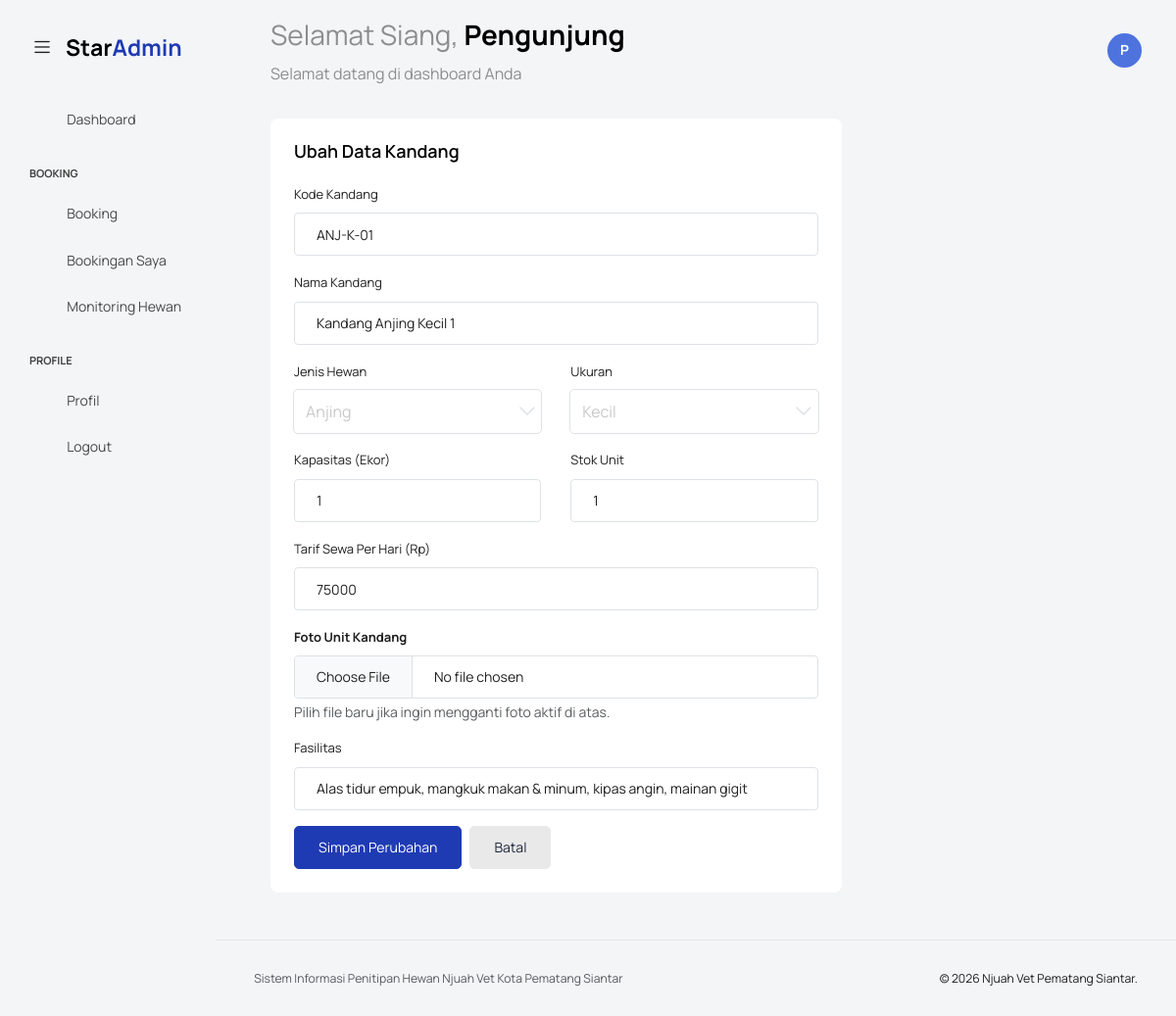
The app's page /kandang/edit.php?id=1 with its own data.
### tables this page shows
CREATE TABLE `kandang` (
  `id_kandang` int(11) NOT NULL,
  `kode_kandang` varchar(20) NOT NULL COMMENT 'Kode unik kandang (contoh: ANJ-S-01)',
  `nama_kandang` varchar(100) NOT NULL COMMENT 'Nama deskriptif kandang',
  `tipe_hewan` enum('Anjing','Kucing') NOT NULL COMMENT 'Peruntukan jenis hewan',
  `ukuran` enum('Kecil','Sedang','Besar') NOT NULL,
  `tarif_per_hari` decimal(10,2) NOT NULL COMMENT 'Harga sewa per hari (Rupiah)',
  `fasilitas` text DEFAULT NULL COMMENT 'Deskripsi fasilitas kandang',
  `kapasitas` tinyint(4) NOT NULL DEFAULT 1 COMMENT 'Jumlah hewan yang bisa ditampung',
  `stok` int(11) NOT NULL DEFAULT 1,
  `is_active` tinyint(1) NOT NULL DEFAULT 1 COMMENT '1 = Aktif/Tersedia, 0 = Dihapus (Soft Delete)',
  `foto_kandang` varchar(255) DEFAULT NULL COMMENT 'Path/URL foto kandang',
  `created_at` datetime NOT NULL DEFAULT current_timestamp(),
  `updated_at` datetime NOT NULL DEFAULT current_timestamp() ON UPDATE current_timestamp()
);

### kandang/edit.php (the view, shortened to what this page needs)
<?php
require '../templates/header.php';
require '../templates/navbar.php';
require '../templates/sidebar.php';
$id_kandang = filter_var($_GET['id'] ?? 0, FILTER_VALIDATE_INT);
$query = "SELECT * FROM kandang WHERE id_kandang = $id_kandang AND is_active = 1";
$res = mysqli_query($koneksi, $query);
$data = mysqli_fetch_assoc($res);
?>
<div class="main-panel">
    <div class="content-wrapper">
        <div class="row">
            <div class="col-md-8 grid-margin stretch-card">
                <div class="card card-rounded">
                    <div class="card-body">
                        <h4 class="card-title">Ubah Data Kandang</h4>
                        <form class="forms-sample" method="POST" action="proses.php" enctype="multipart/form-data" onsubmit="return validasiFormEdit(this)">
                            <div class="form-group mb-3">
                                <label>Kode Kandang</label>
                                <input type="text" name="kode_kandang" class="form-control" value="<?= htmlspecialchars($data['kode_kandang']); ?>" required>
                            </div>
                            <div class="form-group mb-3">
                                <label>Nama Kandang</label>
                                <input type="text" name="nama_kandang" class="form-control" value="<?= htmlspecialchars($data['nama_kandang']); ?>" required>
                            </div>
                            <div class="row">
                                <div class="col-md-6 form-group mb-3">
                                    <label>Jenis Hewan</label>
                                    <select name="tipe_hewan" class="form-select">
                                        <option value="Anjing" <?= $data['tipe_hewan'] == 'Anjing' ? 'selected' : ''; ?>>Anjing</option>
                                    </select>
                                </div>
                                <div class="col-md-6 form-group mb-3">
                                    <label>Ukuran</label>
                                    <select name="ukuran" class="form-select">
                                        <option value="Kecil" <?= $data['ukuran'] == 'Kecil' ? 'selected' : ''; ?>>Kecil</option>
                                    </select>
                                </div>
                            </div>
                            <div class="row">
                                <div class="col-md-6 form-group mb-3">
                                    <label>Kapasitas (Ekor)</label>
                                    <input type="number" name="kapasitas" class="form-control" value="<?= $data['kapasitas']; ?>" min="1" required>
                                </div>
                                <div class="col-md-6 form-group mb-3">
                                    <label>Stok Unit</label>
                                    <input type="number" name="stok" class="form-control" value="<?= $data['stok']; ?>" min="1" required>
                                </div>
                            </div>
                            <div class="form-group mb-3">
                                <label>Tarif Sewa Per Hari (Rp)</label>
                                <input type="number" name="tarif_per_hari" class="form-control" value="<?= (int)$data['tarif_per_hari']; ?>" min="0" required>
                            </div>
                            <div class="form-group mb-3">
                                <label class="fw-bold">Foto Unit Kandang</label>
                                <input type="file" name="foto_kandang" id="input-foto-edit" class="form-control" accept="image/*">
                                <small class="text-muted d-block mt-1">Pilih file baru jika ingin mengganti foto aktif di atas.</small>
                            </div>
                            <div class="form-group mb-3">
                                <label>Fasilitas</label>
                                <textarea name="fasilitas" class="form-control" rows="3"><?= htmlspecialchars($data['fasilitas']); ?></textarea>
                            </div>
                            <div class="d-flex gap-2">
                                <button type="submit" class="btn btn-primary text-white">Simpan Perubahan</button>
                                <a href="index.php" class="btn btn-light">Batal</a>
                            </div>
                        </form>
                    </div>
                </div>
            </div>
        </div>
    </div>
<?php require '../templates/footer.php'; ?>

### records on screen
kandang: kode_kandang "ANJ-K-01", nama_kandang "Kandang Anjing Kecil 1", tipe_hewan "Anjing", ukuran "Kecil", kapasitas "1", stok "1", tarif_per_hari "75000", fasilitas "Alas tidur empuk, mangkuk makan & minum, kipas angin, mainan gigit"

### other values on screen
$sapaan "Selamat Siang"
$nama_user "Pengunjung"
$inisial "P"
